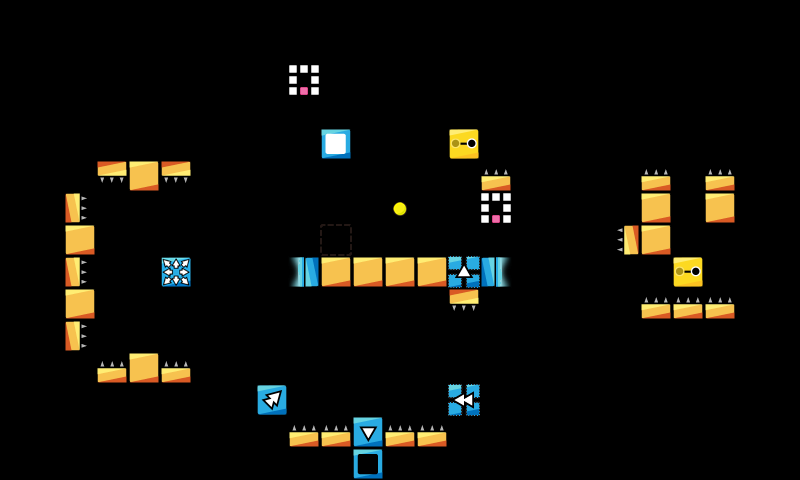

This game map was drawn from its Tiled (.tmx) file and the tilesets committed beside it. A one-line description and the trimmed map source follow:
An orthogonal 25x15 tile map with 32x32 px tiles, 1 tile layer (map).

<map version="1.0" orientation="orthogonal" renderorder="right-down" width="25" height="15" tilewidth="32" tileheight="32" nextobjectid="7">
 <tileset firstgid="1" name="map_tiles" tilewidth="32" tileheight="32">
  <image source="../../img/map_tiles.png" width="480" height="480" />
 </tileset>
 <layer name="map" width="25" height="15">
  <data>[375 cells, 54 non-empty, 16 distinct tile ids]</data>
 </layer>
 <objectgroup name="Object Layer 1" />
</map>
